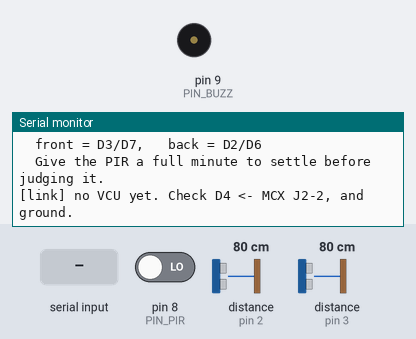
A sketch run on a simulated Arduino Uno, built with avr-gcc and run on an emulated ATmega328P. Parts: buzzer (waves = sounding, pin HIGH), the last lines printed to the serial monitor. Wiring (inferred from the names in the program): 2 × ultrasonic range finder: trigger pin 6, echo pin 3 / trigger pin 7, echo pin 2. The inputs (shaded band) are chosen by the test bench; at power-on: pin 8 (PIN_PIR) LOW, distance to the obstacle (sensors on pin 2, pin 3) 80 cm. The echo pulse lasts 58.3 µs per cm; pins used as bus, display or sensor lines are not drawn.

Above: at 1.2 s.
1.3 s: pin 8 (PIN_PIR) driven HIGH
3.5 s: "[\n" received over the second serial link
At 4.4 s:
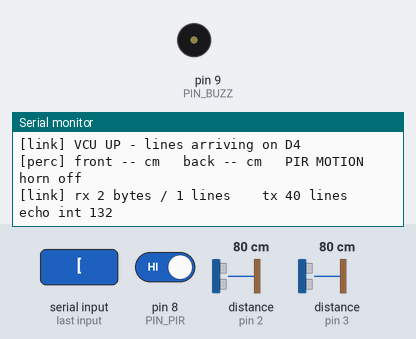
5.0 s: "H\n" received over the second serial link
At 5.8 s:
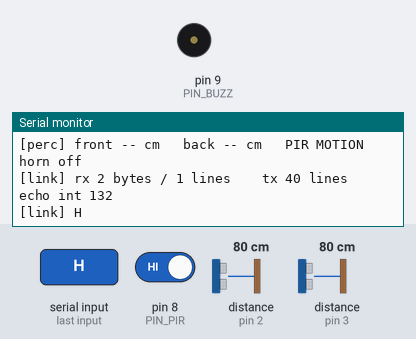
8.0 s: "h\n" received over the second serial link
At 8.7 s:
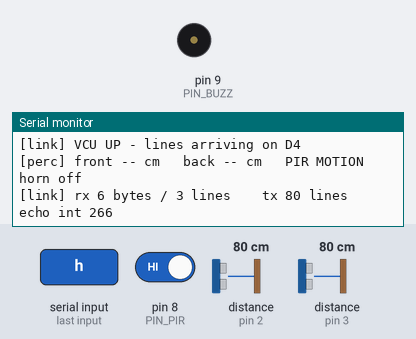
9.5 s: pin 8 (PIN_PIR) driven LOW
Timing chart, 0 to 12.5 s (numbered marks = the images above; inputs shaded):
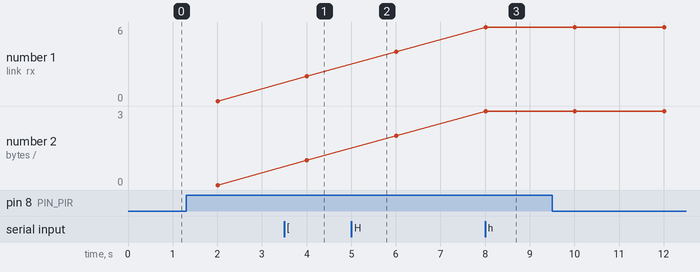

Measured:
- after the input at 3.5 s, the serial monitor: prints a new line at once (image 1)
- after the input at 5.0 s, the serial monitor: prints a new line at once (image 2)
- after the input at 8.0 s, the serial monitor: prints a new line at once (image 3)
- plotted number 1: 4 → 6 after the input at 8.0 s

The sketch:

perc.ino
```cpp
/*
 * perc.ino  --  PERC node (Arduino 1): ranging, PIR, horn.
 *
 * This is the teleop build. PERC measures and reports; it decides nothing.
 * The VCU owns every decision in this car, including whether an obstacle
 * matters and whether the horn sounds. PERC's whole contract is two lines:
 *
 *   out   P,<front_cm>,<back_cm>,<pir>     10 Hz     -1 cm = no echo
 *   in    H,<0|1>                          horn off / on, from the VCU
 *
 * Anything else arriving on the link is printed to the USB monitor and
 * ignored, which is how the hub's "[SRC] text" chatter stays harmless.
 *
 * ---------------------------------------------------------------------------
 * LINK  (SoftwareSerial D4/D5, 38400, to the MCX on LPUART2 - J2 pins 2/4)
 *
 * ---------------------------------------------------------------------------
 * PINS   (SCHEMA_WIRING.svg block C)
 *
 *   D3  ECHO front  (INT1)      D7  TRIG front
 *   D2  ECHO back   (INT0)      D6  TRIG back
 *   D8  HC-SR501 PIR            D9  SFM-27 buzzer
 *
 *   Free: D10-D13, A0-A5.  D0/D1 stay free - CH340 bootloader.
 *
 * FRONT IS D3/D7 AND BACK IS D2/D6. That is the only place the pair-to-pin
 * mapping exists; if you move the sensors on the chassis, swap them here and
 * nowhere else - the VCU only ever sees "front" and "back".
 *
 * ---------------------------------------------------------------------------
 * WHY THE RANGING IS INTERRUPT-DRIVEN AND NOT pulseIn()
 *
 * pulseIn() sits and waits: up to 10 ms per ping with the timeout below, and
 * during those 10 ms this node services nothing. Not blocking the loop is the
 * entire reason PERC is its own node, so the echo is timed by INT0/INT1
 * instead - which is what those two pins were held open for.
 *
 * The one wart: SoftwareSerial disables interrupts for a whole character
 * (~260 us at 38400) while it receives, so an echo edge landing in that
 * window is timestamped late. Worst case that is about 4 cm of error on one
 * reading, and it cannot accumulate. Live with it; the alternative is a
 * hardware UART this board does not have spare.
 *
 * THEY STILL FIRE ALTERNATELY. Two HC-SR04 pinging together hear each other's
 * burst and both report nonsense - front, wait 60 ms, back, wait 60 ms.
 */

#include <SoftwareSerial.h>

/* ---- configuration ------------------------------------------------------ */

static const uint8_t  PIN_LINK_RX  = 4;   /* <- MCX P3_15, direct wire         */
static const uint8_t  PIN_LINK_TX  = 5;   /* -> MCX P3_14, THROUGH THE DIVIDER */

static const uint8_t  PIN_ECHO_F   = 3;   /* INT1 - front */
static const uint8_t  PIN_TRIG_F   = 7;
static const uint8_t  PIN_ECHO_B   = 2;   /* INT0 - back  */
static const uint8_t  PIN_TRIG_B   = 6;
static const uint8_t  PIN_PIR      = 8;
static const uint8_t  PIN_BUZZ     = 9;

static const uint32_t LINK_BAUD    = 38400;
static const uint32_t USB_BAUD     = 115200;
static const uint8_t  LINE_MAX     = 48;

/* Cap the echo wait at the range that matters. Full scale is 38 ms and would
 * halve the update rate for nothing; 10 ms is about 1.7 m. Past that we
 * report -1, which is honest. */
static const uint32_t ECHO_TIMEOUT_US = 10000UL;

/* 60 ms between pings, alternating, so each sensor gets 8.3 Hz. */
static const uint16_t PING_GAP_MS  = 60;

static const uint16_t REPORT_MS    = 100;   /* P, line rate - 10 Hz */

/* Console diagnostics. The VCU sends H, at least once a second even with
 * the horn off, precisely so this node can tell a live VCU from a dead
 * one - nothing else ever comes down this link. */
static const uint16_t VCU_SILENT_MS = 3000;
static const uint16_t STATUS_MS     = 2000;

/* An echo of a centimetre or two is the sensor hearing its own ring-down,
 * not an object. Treat anything under this as no reading. */
static const int      RANGE_MIN_CM = 2;

/* ---- horn ---------------------------------------------------------------
 * The SFM-27 comes in two kinds and they need opposite drive - FULL_SCHEMA.md
 * section 5, and test_perc.ino's b1 / b2 tell you which one you have. tone()
 * is the default here because it is audible on both: a passive buzzer gives a
 * clean 2 kHz, an active one rattles at its own pitch. If yours turned out to
 * be ACTIVE and you want it clean, set this to 1.
 * ------------------------------------------------------------------------ */
#define BUZZER_IS_ACTIVE 0
static const uint16_t HORN_HZ = 2000;

/* The VCU repeats H,1 every 250 ms while the key is held, so silence for
 * twice that means the horn is no longer wanted - or nobody is left to want
 * anything. A single lost "off" leaving the buzzer sounding until someone
 * pulls a battery is the most embarrassing failure available to this car,
 * and it costs four lines to make impossible. */
static const uint16_t HORN_TIMEOUT_MS = 500;

/* ---- state -------------------------------------------------------------- */

SoftwareSerial link(PIN_LINK_RX, PIN_LINK_TX);

/* Echo timing. Only one sensor is ever in flight, so both ISRs share these
 * and the s_echoArmed gate keeps the idle sensor's pin out of it. */
static volatile uint32_t s_echoRiseUs;
static volatile uint32_t s_echoWidthUs;
static volatile bool     s_echoDone;
static volatile uint8_t  s_echoArmed;      /* 0 none, 1 front, 2 back */
static volatile uint32_t s_echoInts;       /* every edge, armed or not      */

static int      g_frontCm = -1;
static int      g_backCm  = -1;
static uint8_t  g_pir;

static uint8_t  g_pingWho = 1;             /* whose turn: 1 front, 2 back */
static uint32_t g_pingAtMs;
static uint32_t g_pingAtUs;
static bool     g_pingInFlight;

static uint32_t g_reportAt;
static bool     g_horn;
static uint32_t g_hornAt;

static char     g_linkLine[LINE_MAX];
static uint8_t  g_linkLen;

static uint32_t g_vcuAt;
static int8_t   g_vcuUp = -1;      /* -1 never heard, 0 down, 1 up */
static uint32_t g_statusAt;
static uint32_t g_rxLines;
static uint32_t g_rxBytes;         /* raw bytes, whatever they turned out to be */
static uint32_t g_txLines;         /* P, lines handed to SoftwareSerial         */
static uint32_t g_echoPrev;        /* s_echoInts at the last status print       */

/* ---- ranging ------------------------------------------------------------ */

static inline void echoEdge(uint8_t who, uint8_t pin)
{
  /* Counted BEFORE the gate below, deliberately. An echo pin with nothing
   * driving it chatters, and every one of those edges costs an interrupt
   * whether or not it was this sensor's turn. SoftwareSerial times its bits
   * by counting CPU cycles, so a storm here is one of the very few things
   * that can kill the link without anyone touching a wire. diagService()
   * turns this counter into an answer. */
  s_echoInts++;

  if (s_echoArmed != who) return;          /* not this sensor's turn */

  if (digitalRead(pin)) {
    s_echoRiseUs = micros();
  } else if (s_echoRiseUs != 0UL) {
    s_echoWidthUs = micros() - s_echoRiseUs;
    s_echoDone    = true;
  }
}

static void echoFrontISR(void) { echoEdge(1, PIN_ECHO_F); }
static void echoBackISR(void)  { echoEdge(2, PIN_ECHO_B); }

static void pingFire(uint8_t who)
{
  uint8_t trig = (who == 1) ? PIN_TRIG_F : PIN_TRIG_B;

  noInterrupts();
  s_echoRiseUs  = 0UL;
  s_echoWidthUs = 0UL;
  s_echoDone    = false;
  s_echoArmed   = who;
  interrupts();

  digitalWrite(trig, LOW);
  delayMicroseconds(3);
  digitalWrite(trig, HIGH);
  delayMicroseconds(10);                   /* the datasheet's 10 us trigger */
  digitalWrite(trig, LOW);

  g_pingAtUs     = micros();
  g_pingAtMs     = millis();
  g_pingInFlight = true;
}

static void pingStore(uint8_t who, int cm)
{
  if (who == 1) g_frontCm = cm;
  else          g_backCm  = cm;
}

static void pingNext(void)
{
  s_echoArmed    = 0;
  g_pingInFlight = false;
  g_pingWho      = (g_pingWho == 1) ? 2 : 1;
}

/* Fire, collect, swap. Never blocks: the echo arrives in an ISR and this only
 * ever looks at a flag. */
static void rangingService(void)
{
  if (!g_pingInFlight) {
    if ((millis() - g_pingAtMs) < PING_GAP_MS) return;
    pingFire(g_pingWho);
    return;
  }

  if (s_echoDone) {
    uint32_t us = s_echoWidthUs;           /* the ISR is finished with it */
    int      cm = (int)(us / 58UL);        /* 343 m/s, out and back      */

    pingStore(g_pingWho, (cm < RANGE_MIN_CM) ? -1 : cm);
    pingNext();
    return;
  }

  if ((micros() - g_pingAtUs) > ECHO_TIMEOUT_US) {
    pingStore(g_pingWho, -1);              /* nothing out there, or too far */
    pingNext();
  }
}

/* ---- PIR ----------------------------------------------------------------
 * Slow by nature, and slower still for the first minute after power-up while
 * the HC-SR501 settles. Poll it; there is nothing here worth an interrupt.
 * ------------------------------------------------------------------------ */
static void pirService(void)
{
  g_pir = (uint8_t)(digitalRead(PIN_PIR) ? 1 : 0);
}

/* ---- horn --------------------------------------------------------------- */

static void hornSet(bool on)
{
  if (on) g_hornAt = millis();             /* refresh the watchdog either way */
  if (on == g_horn) return;
  g_horn = on;

#if BUZZER_IS_ACTIVE
  digitalWrite(PIN_BUZZ, on ? HIGH : LOW);
#else
  if (on) {
    tone(PIN_BUZZ, HORN_HZ);
  } else {
    noTone(PIN_BUZZ);
    digitalWrite(PIN_BUZZ, LOW);           /* noTone() can leave it high */
  }
#endif
}

static void hornService(void)
{
  if (!g_horn) return;
  if ((millis() - g_hornAt) > HORN_TIMEOUT_MS) {
    hornSet(false);
    Serial.println(F("[safe] horn timed out - the VCU stopped asking"));
  }
}

/* ---- link --------------------------------------------------------------- */

static void handleLinkLine(const char *s)
{
  /* Anything at all arriving means the VCU is alive and the wiring works in
   * this direction. That is worth recording before we look at what it says. */
  g_vcuAt = millis();
  g_rxLines++;

  /* The hub tags relayed traffic "[SRC] text"; step over that if present. */
  if (*s == '[') {
    const char *close = strchr(s, ']');
    if (close != NULL) { s = close + 1; while (*s == ' ') s++; }
  }

  if ((s[0] == 'H' || s[0] == 'h') && s[1] == ',') {
    hornSet(s[2] != '0');
    return;
  }

  /* V,<vcu_uptime_ms> - the 1 Hz heartbeat. It exists so this node can tell
   * a live VCU from a dead one at idle; consumed silently, or it would fill
   * the console with one line a second. */
  if ((s[0] == 'V' || s[0] == 'v') && s[1] == ',') {
    return;
  }

  Serial.print(F("[link] "));
  Serial.println(s);
}

/* ---- diagnostics --------------------------------------------------------
 * Two questions this console can answer that nothing else can:
 *
 *   are the sensors reading?   the status line below
 *   is the VCU reaching me?    g_vcuUp, from the H, keep-alive
 *
 * The second one used to be unanswerable here. Ranges only travel outward, so
 * with the horn quiet this node heard nothing at all from a perfectly healthy
 * VCU - and a silent link looked identical to a working one.
 * ------------------------------------------------------------------------ */

static void diagService(void)
{
  bool up = (g_rxLines > 0) && ((millis() - g_vcuAt) < VCU_SILENT_MS);

  if (g_vcuUp != (int8_t)(up ? 1 : 0)) {
    g_vcuUp = up ? 1 : 0;
    if (up) {
      Serial.println(F("[link] VCU UP - lines arriving on D4"));
    } else if (g_rxLines > 0) {
      Serial.println(F("[link] VCU SILENT - nothing on D4 for 3 s"));
    } else {
      Serial.println(F("[link] no VCU yet. Check D4 <- MCX J2-2, and ground."));
    }
  }

  if ((millis() - g_statusAt) < STATUS_MS) return;
  g_statusAt = millis();

  Serial.print(F("[perc] front "));
  if (g_frontCm < 0) Serial.print(F("--")); else Serial.print(g_frontCm);
  Serial.print(F(" cm   back "));
  if (g_backCm < 0)  Serial.print(F("--")); else Serial.print(g_backCm);
  Serial.print(F(" cm   PIR "));
  Serial.print(g_pir ? F("MOTION") : F("still"));
  Serial.print(F("   horn "));
  Serial.println(g_horn ? F("ON") : F("off"));

  /* The link in numbers, because "SILENT" has three causes and they need
   * three different things done about them.
   *
   * BYTES are counted apart from LINES on purpose. A line only exists if the
   * byte stream was clean enough to contain a newline, so "no bytes at all"
   * is a dead wire and "bytes but no lines" is corruption - two faults with
   * nothing in common, and indistinguishable if you only ever count lines.
   * That is what this console could not tell you before. */
  uint32_t ints;
  noInterrupts();
  ints = s_echoInts;             /* 32-bit read the ISR could tear */
  interrupts();

  Serial.print(F("[link] rx "));
  Serial.print(g_rxBytes);
  Serial.print(F(" bytes / "));
  Serial.print(g_rxLines);
  Serial.print(F(" lines    tx "));
  Serial.print(g_txLines);
  Serial.print(F(" lines    echo int "));
  Serial.println(ints);

  if (g_rxBytes == 0UL) {
    Serial.println(F("       NOT ONE BYTE has reached D4 since power-up, so"));
    Serial.println(F("       nothing is arriving to be misread. In this order:"));
    Serial.println(F("         1. at the MCX console type 'mark1', then meter"));
    Serial.println(F("            MCX J2-2: ~1.8 V sending, 3.3 V idle, 0 V dead."));
    Serial.println(F("         2. continuity from MCX J2-2 to this board's D4."));
    Serial.println(F("         3. this GND to the MCX GND - the star point."));
    Serial.println(F("       'j' in link_debug.ino clears this board first."));
  } else if (g_rxLines == 0UL) {
    Serial.println(F("       Bytes ARE arriving and none has formed a line, so"));
    Serial.println(F("       this is corruption, not a broken wire: a baud that"));
    Serial.println(F("       is not 38400 at both ends, no common ground, or the"));
    Serial.println(F("       echo interrupts above."));
  } else if (g_vcuUp != 1) {
    Serial.print(F("       Heard "));
    Serial.print(g_rxLines);
    Serial.print(F(" lines and then nothing for "));
    Serial.print((millis() - g_vcuAt) / 1000UL);
    Serial.println(F(" s."));
    Serial.println(F("       It worked once, so suspect the far end or a joint"));
    Serial.println(F("       that moves - not the design of the link."));
  }

  /* One ping in flight makes two edges, so about 33 a second is normal and
   * ten thousand is a pin that nothing is driving. */
  if ((ints - g_echoPrev) > 20000UL) {
    Serial.println(F("       ECHO PINS ARE CHATTERING. Thousands of edges a"));
    Serial.println(F("       second with one ping in flight means D2/D3 are not"));
    Serial.println(F("       being driven: check both HC-SR04P have 5 V and a"));
    Serial.println(F("       ground at the star point."));
  }
  g_echoPrev = ints;
}

static void linkService(void)
{
  while (link.available()) {
    char c = (char)link.read();
    g_rxBytes++;               /* before any judgement about what it is */
    if (c == '\n' || c == '\r') {
      if (g_linkLen == 0) continue;
      g_linkLine[g_linkLen] = '\0';
      g_linkLen = 0;
      handleLinkLine(g_linkLine);
    } else if (g_linkLen < (LINE_MAX - 1)) {
      g_linkLine[g_linkLen++] = c;
    }
  }
}

static void reportService(void)
{
  if ((millis() - g_reportAt) < REPORT_MS) return;
  g_reportAt = millis();

  char out[LINE_MAX];
  snprintf(out, sizeof(out), "P,%d,%d,%u",
           g_frontCm, g_backCm, (unsigned)g_pir);
  link.println(out);
  g_txLines++;
}

/* ---- entry -------------------------------------------------------------- */

void setup(void)
{
  pinMode(PIN_TRIG_F, OUTPUT); digitalWrite(PIN_TRIG_F, LOW);
  pinMode(PIN_TRIG_B, OUTPUT); digitalWrite(PIN_TRIG_B, LOW);
  /* INPUT_PULLUP, not INPUT. An HC-SR04P drives ECHO push-pull, so when the
   * sensor is present and powered the pull-up changes nothing - it loses to
   * the driven level and costs 0.16 mA. When the sensor is absent, unpowered
   * or its ground is off, INPUT leaves the pin floating around the threshold
   * and it oscillates, firing echoEdge() thousands of times a second and
   * wrecking SoftwareSerial's bit timing on the link. Pulled up, that same
   * fault is silent and harmless: the pin sits high, no edge ever arrives,
   * the ping times out and the range reports -1, which is the truth. A dead
   * sensor should cost you that sensor, not the whole node. */
  pinMode(PIN_ECHO_F, INPUT_PULLUP);
  pinMode(PIN_ECHO_B, INPUT_PULLUP);
  pinMode(PIN_PIR, INPUT);
  pinMode(PIN_BUZZ, OUTPUT);   digitalWrite(PIN_BUZZ, LOW);

  attachInterrupt(digitalPinToInterrupt(PIN_ECHO_F), echoFrontISR, CHANGE);
  attachInterrupt(digitalPinToInterrupt(PIN_ECHO_B), echoBackISR,  CHANGE);

  Serial.begin(USB_BAUD);
  link.begin(LINK_BAUD);

  Serial.println(F("\nPERC node ready."));
  Serial.println(F("  link  D4/D5 @ 38400 -> MCX LPUART2"));
  Serial.println(F("  out   P,<front_cm>,<back_cm>,<pir>   10 Hz, -1 = no echo"));
  Serial.println(F("  in    H,<0|1>                        horn"));
  Serial.println(F("  front = D3/D7,   back = D2/D6"));
  Serial.println(F("  Give the PIR a full minute to settle before judging it."));
}

void loop(void)
{
  linkService();
  rangingService();
  pirService();
  hornService();
  reportService();
  diagService();
}
```
